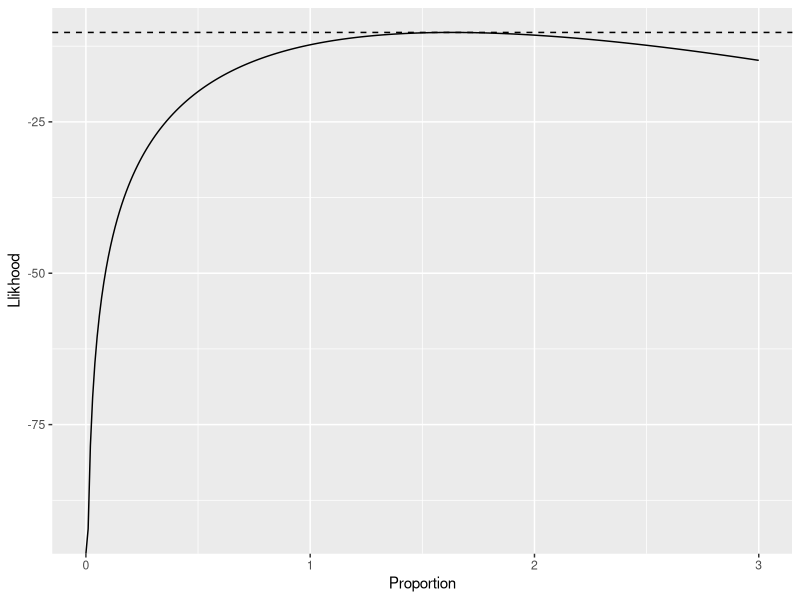

The R script that drew this image:
#Lab7
#1 random sample from a gamma distribution n = 20 Method of moments
rs  = c(1.3403,1.8915,4.1428,1.8450,3.0095,2.1611,4.8945,3.4758,2.8798,2.1612,1.8716,1.3810,1.4057,3.5031,1.5061,3.2319,1.4956,1.7329,3.1107,1.3254) 
mean(rs)
beta_est = (sum(rs*rs)/(20*mean(rs))) - mean(rs)
alpha_est = mean(rs)/beta_est
alpha_est
beta_est

#2 random sample from an exponential distribution n = 20 MLE
rs2 = c(0.5708,0.3957,0.1829,0.9300,0.8252,1.4966,0.2008,2.7691,0.1393,0.3103,0.0559,0.0413,0.4433,0.2934,0.4825,0.6840,0.3299,0.5206,1.0475,0.5522)
NLL = function(pars, data) {
  # Extract parameters from the vector
  rate = pars[1]
  # Calculate Negative Log-LIkelihood
  NLL= -sum(dexp(x = data, rate = rate, log = TRUE))
}
mle = optim(par = c(rate = .5), fn = NLL, data = rs2,control = list(parscale = c(rate = .5)))
mle$par # mle estimate for lambda


#3 Likelihood-based confidence intervals
p = seq(0, 3, by = 0.01) # range of chi-squared is [0,inf] and mle estimator is 1.62
Llikhood = numeric(length( p ))
likva = function(p, data) {
  sum(dexp(x = data, rate = p, log = TRUE))
}
for (i in 1:length(p))
{
  Llikhood[i] = likva(p[i],rs2)
}

library(ggplot2)
likeResults = data.frame(Proportion = p, Llikhood = Llikhood)
ggplot(data = likeResults, aes(x = Proportion,y = Llikhood)) +
  geom_line()+geom_hline(yintercept = max(Llikhood), linetype = "dashed")
phat = p[Llikhood == max(Llikhood)]
phat

Chi_value= qchisq(0.05, df=1, lower.tail=FALSE)/2
lower = max(p[p <= phat & Llikhood <= max(Llikhood) - 1.92] )
upper = min( p[p >= phat & Llikhood <= max(Llikhood) - 1.92] ) 
lower
upper


